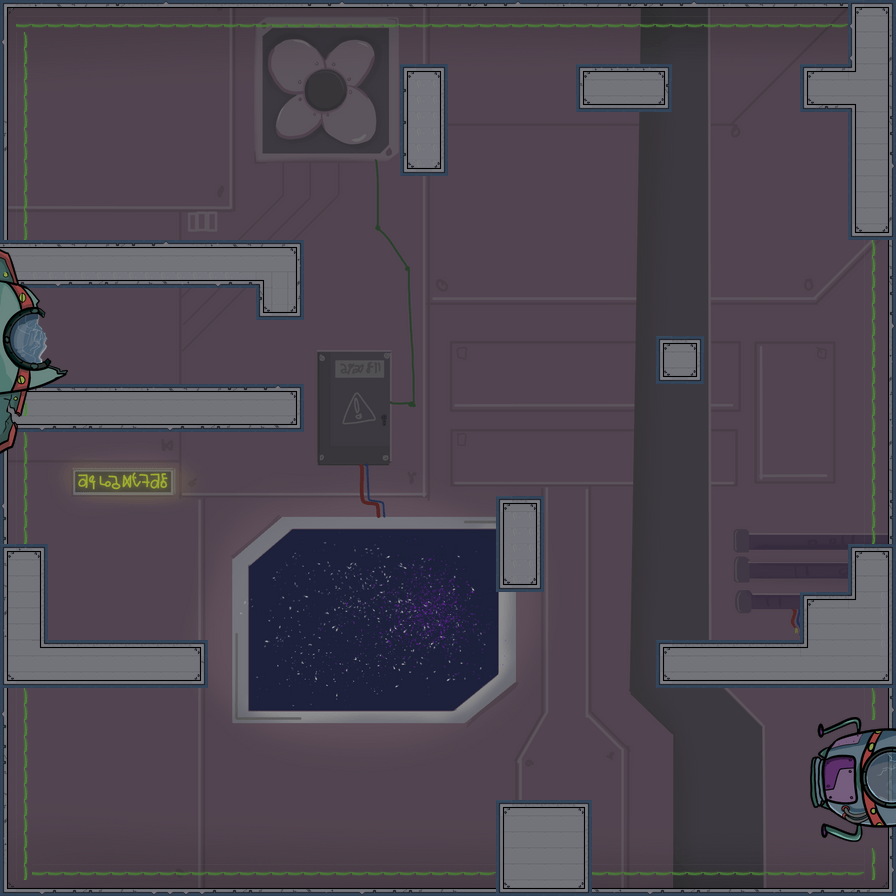

A 2D game scene composited from a Tiled map and its tileset images. What follows is a short description and the map's XML, with each tile layer's data collapsed to a summary:
An orthogonal 56x56 tile map with 16x16 px tiles, 2 tile layers (Enviroment, Main tiles), 1 hidden layer not drawn, 3 image layers and 11 objects (6x GXPEngine.Boundaries, GXPEngine.Player, GXPEngine.RadioactiveBox, GXPEngine.Door, GXPEngine.DoorButton, ...).

<map version="1.8" tiledversion="1.8.4" orientation="orthogonal" renderorder="right-down" width="56" height="56" tilewidth="16" tileheight="16" infinite="0" nextlayerid="9" nextobjectid="20">
 <tileset firstgid="1" name="TileSheet16" tilewidth="16" tileheight="16" tilecount="299" columns="13">
  <image source="TileSets/TileSheet16.png" width="208" height="368" />
 </tileset>
 <imagelayer id="6" name="BG">
  <image source="../Backgrounds/background.png" width="890" height="890" />
 </imagelayer>
 <layer id="1" name="Filling" width="56" height="56" visible="0" locked="1">
  <data>[3136 cells, 0 non-empty, 0 distinct tile ids]</data>
 </layer>
 <layer id="2" name="Enviroment" width="56" height="56">
  <data>[3136 cells, 405 non-empty, 4 distinct tile ids]</data>
 </layer>
 <layer id="3" name="Main tiles" width="56" height="56">
  <data>[3136 cells, 602 non-empty, 51 distinct tile ids]</data>
 </layer>
 <objectgroup id="5" name="Object Layer 1">
  <object id="1" type="GXPEngine.Player" x="80.5868" y="320.177" width="29.6" height="57.6" />
  <object id="5" type="GXPEngine.Boundaries" x="-1.33333" y="1.33333" width="900" height="36" />
  <object id="6" type="GXPEngine.Boundaries" x="-1.33333" y="1.33333" width="36" height="270.667" />
  <object id="7" type="GXPEngine.Boundaries" x="857.334" y="222.667" width="42.6666" height="330.667" />
  <object id="8" type="GXPEngine.Boundaries" x="-1.33333" y="861.333" width="897.333" height="33.3333" />
  <object id="14" type="GXPEngine.RadioactiveBox" gid="277" x="257.417" y="375.5" width="44.6667" height="44.6667" />
  <object id="15" type="GXPEngine.Boundaries" x="-0.666667" y="430" width="36" height="134.667" />
  <object id="16" type="GXPEngine.Boundaries" x="-2" y="687.333" width="36" height="189.334" />
  <object id="17" type="GXPEngine.Door" gid="190" x="680" y="896" width="20" height="217" />
  <object id="18" type="GXPEngine.DoorButton" gid="49" x="61.3333" y="642.333" width="41.3333" height="49.3333" />
  <object id="19" type="GXPEngine.NextLevelPortal" x="838.667" y="712" width="49.333" height="152">
   <properties>
    <property name="NextLevelName" value="Level1" />
   </properties>
  </object>
 </objectgroup>
 <imagelayer id="7" name="SpaceShip" offsetx="-7" offsety="246">
  <image source="../Backgrounds/spaceship.png" width="75" height="211" />
 </imagelayer>
 <imagelayer id="8" name="EscapePod" offsetx="810" offsety="717.667">
  <image source="../Backgrounds/escapepod3.png" width="162" height="125" />
 </imagelayer>
</map>
